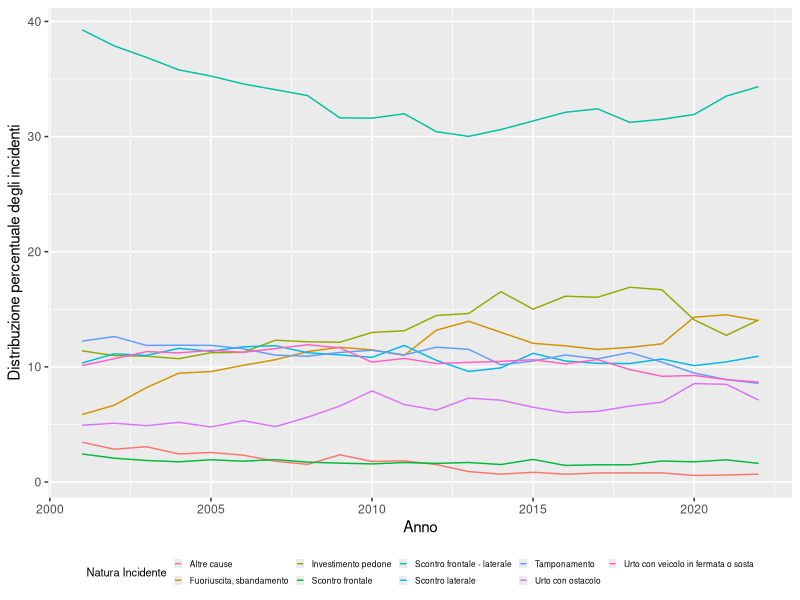
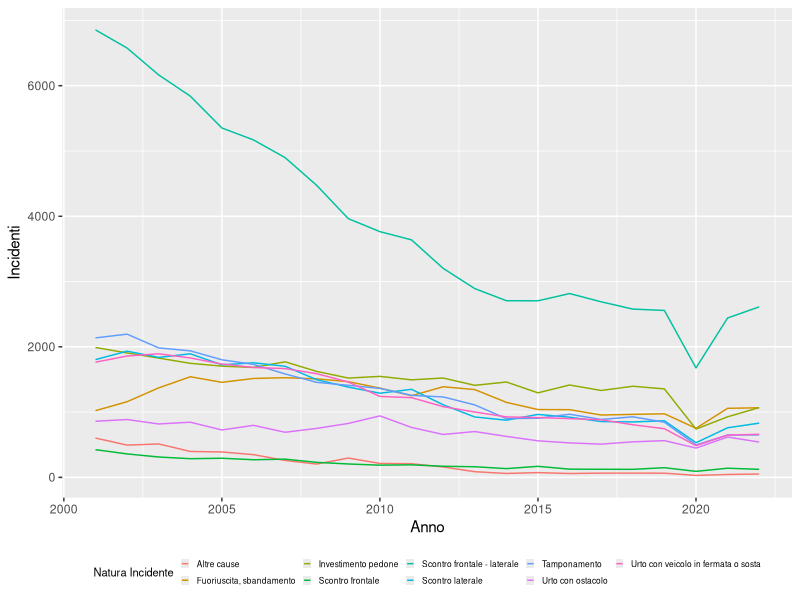
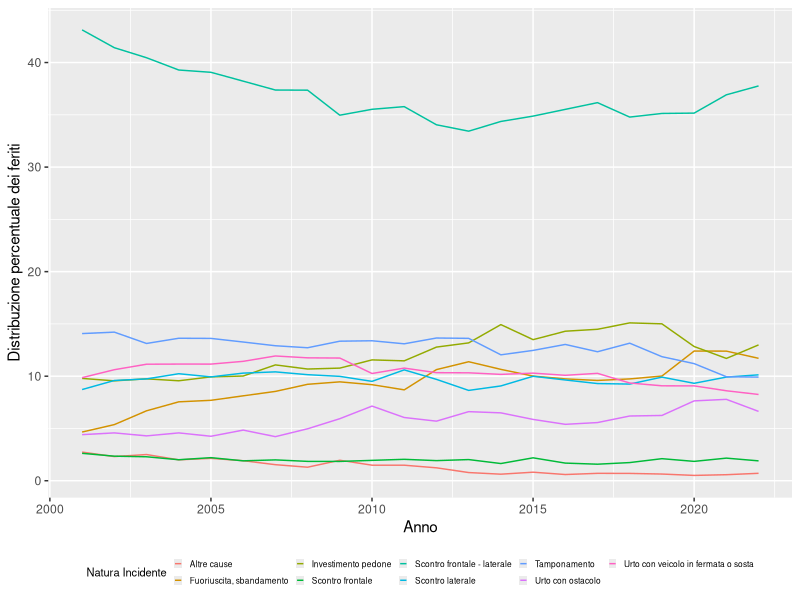
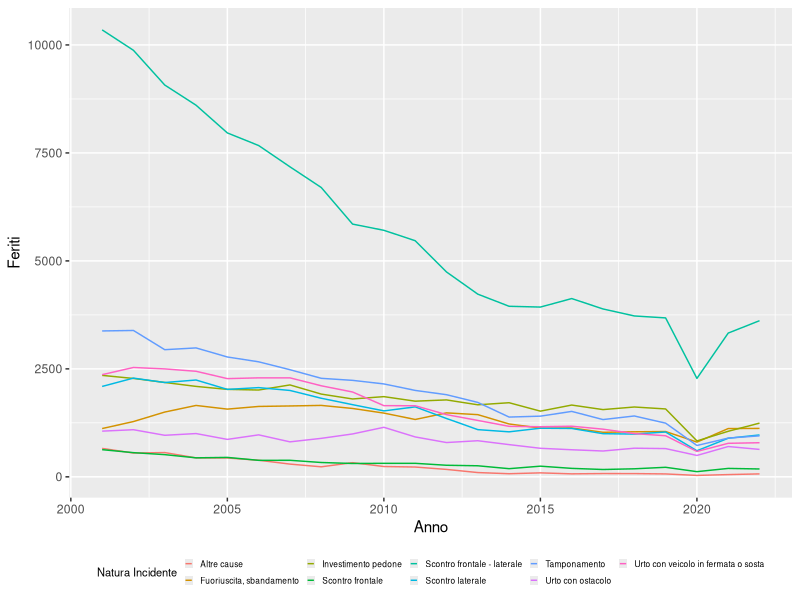
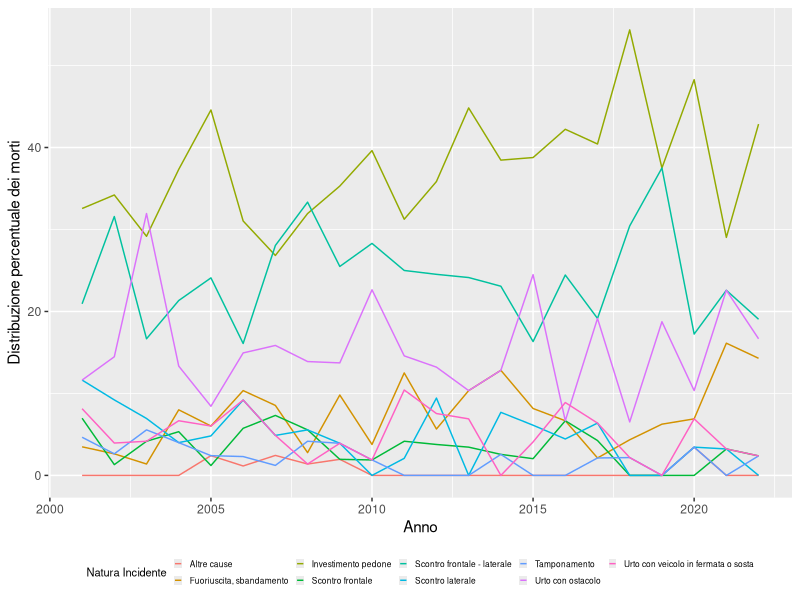
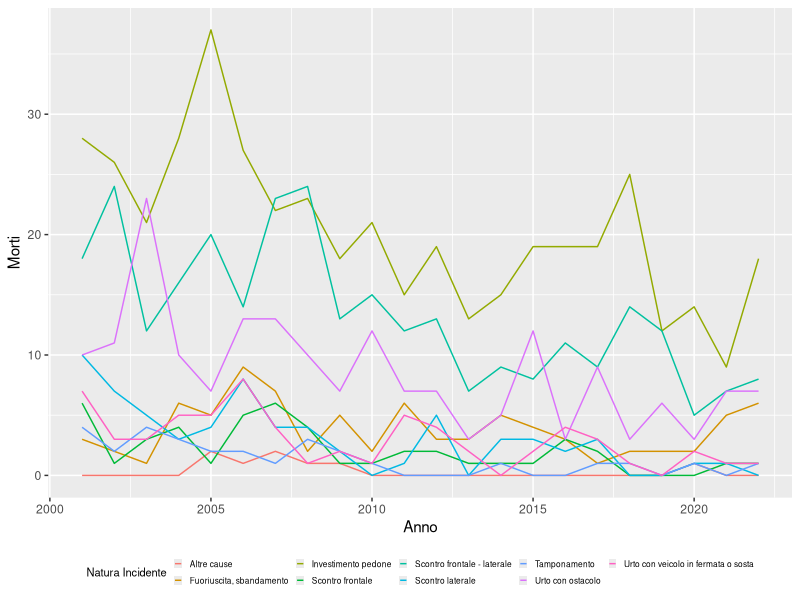
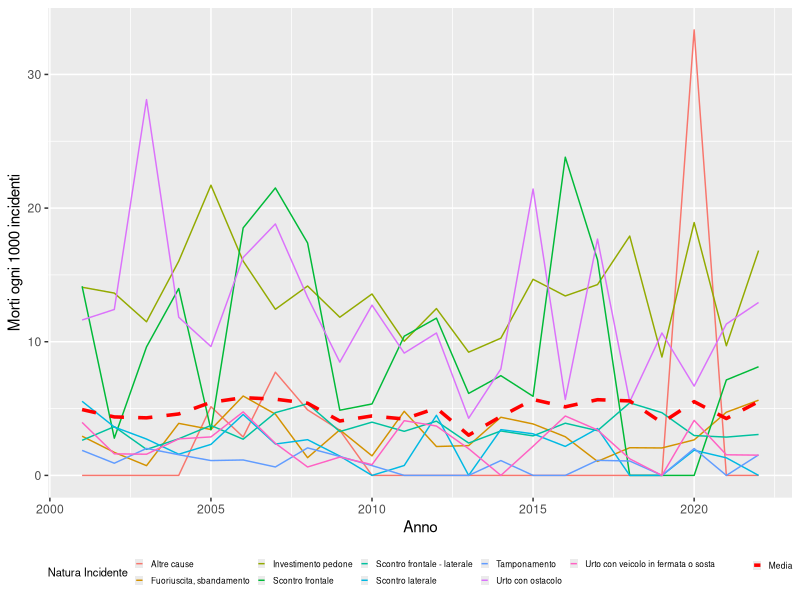
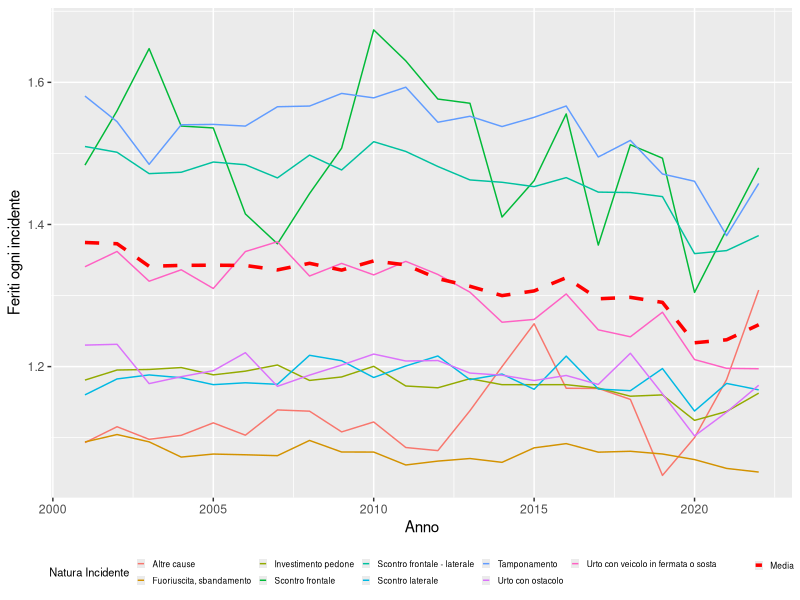

Here is the R script that generated these plots, in order: (Note: this script raises an error after producing the figures.)
library(dplyr)
library(ggplot2)


tema <-  theme(
  legend.position = "bottom",
  legend.key.size = unit(0.2, "cm"),
  legend.text = element_text(size=6),
  legend.title = element_text(size=8))

ifm_nature.original <- read.csv("data/incidenti_data_cause.csv")
ifm_nature.sum_anno <- ifm_nature.original %>%
  group_by(Anno, NaturaIncidente) %>%
  summarise(Incidenti = sum(Incidenti),
            Feriti = sum(Feriti),
            Morti= sum(Morti)) 

ifm_totale <- ifm_nature.sum_anno %>%
  group_by(Anno) %>%
  summarise(Incidenti = sum(Incidenti),
            Feriti = sum(Feriti),
            Morti= sum(Morti)) 

ifm_nature.percentage <- ifm_nature.sum_anno %>%
  inner_join(y = ifm_totale, by=c("Anno"), suffix = c("", ".Totale")) %>%
  group_by(Anno, NaturaIncidente) %>%
  summarise(Incidenti=Incidenti*100/Incidenti.Totale,
            Feriti=Feriti*100/Feriti.Totale,
            Morti=Morti*100/Morti.Totale)

p_inc_tot <- ggplot(ifm_nature.sum_anno, aes(Anno, Incidenti, color=NaturaIncidente)) +
  geom_line() + 
  labs(color="Natura Incidente") +
  tema

p_fer_tot <- ggplot(ifm_nature.sum_anno, aes(Anno, Feriti, color=NaturaIncidente)) +
  geom_line() + 
  labs(color="Natura Incidente") +
  tema

p_mor_tot <- ggplot(ifm_nature.sum_anno, aes(Anno, Morti, color=NaturaIncidente)) +
  geom_line()+ 
  labs(color="Natura Incidente") +
  tema

p_inc_rel <- ggplot(ifm_nature.percentage, aes(x=Anno, Incidenti, color=NaturaIncidente))+
  geom_line() +
  ylab("Distribuzione percentuale degli incidenti")+ 
  labs(color="Natura Incidente") +
  tema

p_fer_rel <- ggplot(ifm_nature.percentage, aes(x=Anno, Feriti, color=NaturaIncidente))+
  geom_line()+
  ylab("Distribuzione percentuale dei feriti")+ 
  labs(color="Natura Incidente") +
  tema

p_mor_rel <- ggplot(ifm_nature.percentage, aes(x=Anno, Morti, color=NaturaIncidente))+
  geom_line()+
  ylab("Distribuzione percentuale dei morti")+ 
  labs(color="Natura Incidente") +
  tema

print(p_inc_rel)
print(p_inc_tot)
print(p_fer_rel)
print(p_fer_tot)
print(p_mor_rel)
print(p_mor_tot)


ifm_nature.tassi <- ifm_nature.sum_anno %>%
  group_by(Anno, NaturaIncidente) %>%
  summarise(Feribilita = Feriti/Incidenti,
            Mortalita = Morti*1000/Incidenti)

ifm_totale.tassi <- ifm_totale %>%
  group_by(Anno) %>%
  summarise(Feribilita = Feriti/Incidenti,
            Mortalita = Morti*1000/Incidenti)

p_feribilita_natura <- ggplot(ifm_nature.tassi, aes(Anno, Feribilita, color=NaturaIncidente)) +
  geom_line() + 
  ylab("Feriti ogni incidente")+
  scale_color_discrete(name="Natura Incidente") +
  geom_line(data = ifm_totale.tassi, aes(x=Anno, y=Feribilita, linetype="Media"), 
            color = "red", linewidth=1.2) +
  scale_linetype_manual(name="" ,guide = "legend",
                        labels=c("Media"), values = c("dashed")) +
  tema

p_mortalita_natura <- ggplot(ifm_nature.tassi, aes(Anno, Mortalita, color=NaturaIncidente)) +
  geom_line() + 
  ylab("Morti ogni 1000 incidenti")+
  scale_color_discrete(name="Natura Incidente") +
  geom_line(data = ifm_totale.tassi, aes(x=Anno, y=Mortalita, linetype="Media"), 
            color = "red", linewidth=1.2) +
  scale_linetype_manual(name="" ,guide = "legend",
                        labels=c("Media"), values = c("dashed")) +
  tema

print(p_mortalita_natura)
print(p_feribilita_natura)

dir.create("image/componenti_natura/singole_nature", showWarnings = FALSE)

save_plot(p_inc_tot, "componenti_natura/singole_nature/incidenti_tot")
save_plot(p_fer_tot, "componenti_natura/singole_nature/feriti_tot")
save_plot(p_mor_tot, "componenti_natura/singole_nature/morti_tot")
save_plot(p_inc_rel, "componenti_natura/singole_nature/incidenti_rel")
save_plot(p_fer_rel, "componenti_natura/singole_nature/feriti_rel")
save_plot(p_mor_rel, "componenti_natura/singole_nature/morti_rel")